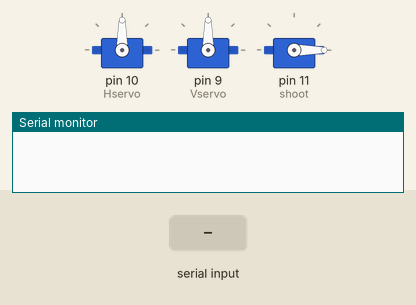
Simulated run of this sketch. Board: Arduino Uno, built with avr-gcc and run on an emulated ATmega328P. Shown: 3 × servo, the last lines printed to the serial monitor. The inputs (shaded band) are chosen by the test bench.

Above: at 1.2 s.
1.3 s: "s" received over Serial
At 2.2 s:
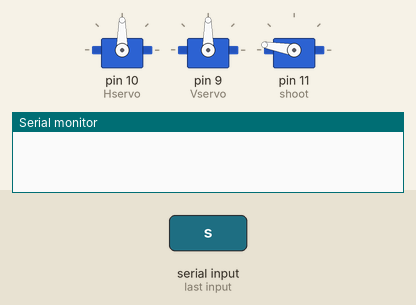
4.3 s: "h90\n" received over Serial
At 5.5 s:
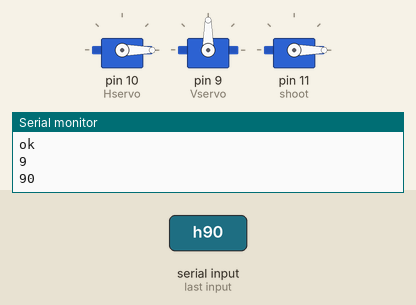
5.8 s: "s" received over Serial
At 6.8 s:
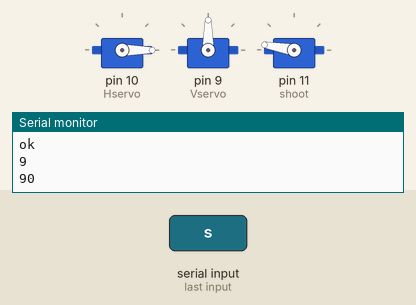
8.8 s: "v90\n" received over Serial
At 9.1 s:
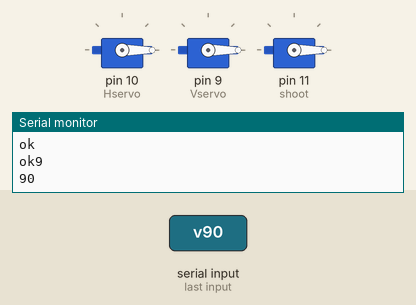
10.3 s: "h,45\n" received over Serial
At 11.5 s:
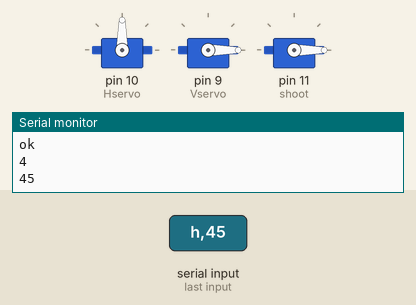
11.8 s: "v,45\n" received over Serial
At 12.6 s:
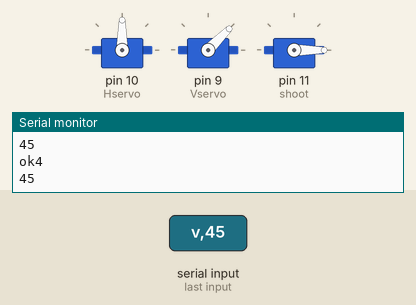
Timing chart, 0 to 14.3 s (numbered marks = the images above; inputs shaded):
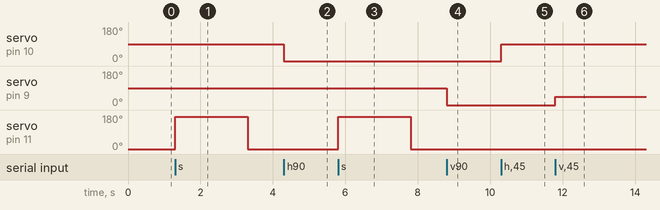

The sketch:

dartgun.ino
```cpp
/*Dart gun project
 soft serial
 rx
 tx

 Servo horizontal
 servo veritcal
 */
#include <Servo.h>


Servo Hservo;
Servo Vservo;
Servo shoot;

int pos = 0;

void setup(){
  Serial.begin(9600);

  Hservo.attach(10);
  Vservo.attach(9);
  shoot.attach(11);
  //set home
  Hservo.write(90);
  Vservo.write(90);
  shoot.write(0);

}
void loop(){
  static int v = 0;
  if(Serial.available()){
    char ch = Serial.read();

    switch(ch){
      //read number
    case '0'...'9':
      v=v*10 +ch -'0';
      if( v < 0){//to test
        v=0;
      }
      if( v >180){
        v=180;
      }
      Serial.println(v);
      break;

      //horizontal servo
    case 'h'://send ok with h and val
      Hservo.write(v);
      Serial.println("ok");
      v=0;
      break;

      //vertical servo 70 to 110
    case 'v'://send o with v and val
      Vservo.write(v);
      Serial.print("ok");
      v=0;
      break;

      //detach servos
    case 'd': //send detached
      Hservo.detach();
      Vservo.detach();
      shoot.detach();
      Serial.println("ok");
      break;
      //attach servos
    case 'a'://send attached
      Hservo.attach(10);
      Vservo.attach(9);
      shoot.attach(11);
      Serial.println("ok");
      break;

      //reset
    case'r':
      Hservo.attach(10);
      Vservo.attach(9);
      shoot.attach(11);

      Hservo.write(90);
      Vservo.write(90);
      shoot.write(0);
      Serial.println("RESET");
      break;
    case 's'://shoot to test
      shoot.write(170);
      delay(2000);
      shoot.write(0);
      delay(500);
      Serial.println("ok");

    case 'z':
      v = 0;
      Serial.println("ok");
      break;

    default:
   // Serial.println("ERR");
      //error
      break;
    }
  }

}
```

Measured:
- after the input at 1.3 s, servo on pin 11 (shoot): 0° → 170° at once, → 0° 2.0 s later
- after the input at 4.3 s, servo on pin 10 (Hservo): 90° → 0° at once
- after the input at 5.8 s, servo on pin 11 (shoot): 0° → 170° at once, → 0° 2.0 s later
- after the input at 8.8 s, servo on pin 9 (Vservo): 90° → 0° at once
- after the input at 10.3 s, servo on pin 10 (Hservo): 0° → 90° at once
- after the input at 11.8 s, servo on pin 9 (Vservo): 0° → 45° at once
